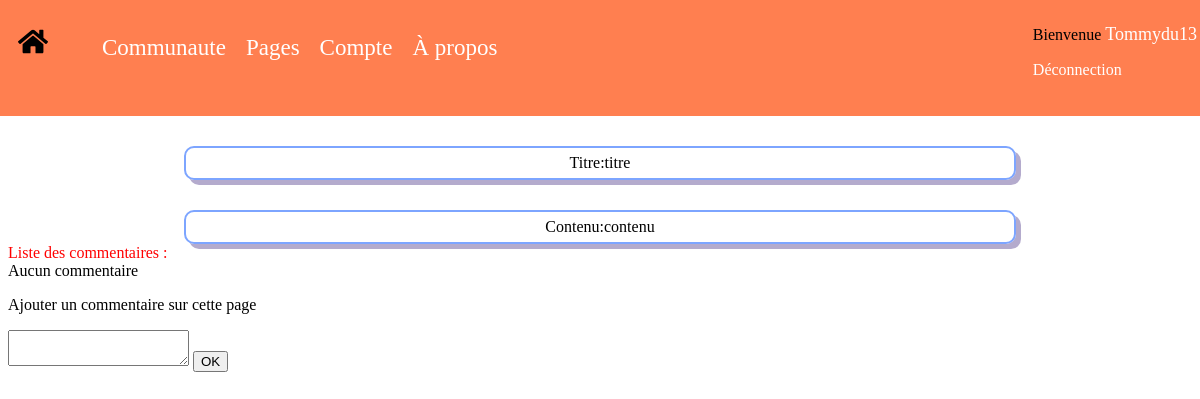
The page /php/page.php?id=5 (signed in) on the database its author committed.
### tables this page shows
CREATE TABLE `users` (
  `id` int(11) NOT NULL,
  `mail` varchar(50) NOT NULL,
  `pseudo` varchar(30) NOT NULL,
  `password` varchar(30) NOT NULL,
  `admin` int(11) NOT NULL DEFAULT '0',
  `last_ip` varchar(15) DEFAULT NULL
);

CREATE TABLE `question` (
  `id` int(11) NOT NULL,
  `titre` text NOT NULL,
  `contenu` text NOT NULL,
  `date` timestamp NULL DEFAULT NULL
);

### php/coBDD.php (the view, shortened to what this page needs)
<?php
$user="root";
$pass="root";
$dbh = new PDO('mysql:host=localhost;dbname=web', $user, $pass);
function connected($dbh){
    $strrequeteTestBan="SELECT status from ips where ip='".$_SERVER["REMOTE_ADDR"]."' and status=1";
    $requeteTestBan=$dbh->prepare($strrequeteTestBan);
    $requeteTestBan->execute();
    $resultban=$requeteTestBan->fetchAll();
    if(isset($_COOKIE["mail"]) && isset($_COOKIE["password"]))
    {
        if(!is_null($_COOKIE["mail"])&&!is_null($_COOKIE["password"]))
            {
                $Comail='SELECT pseudo from users where mail="'.$_COOKIE["mail"].'" and password="'.$_COOKIE["password"].'"';
                $requeteComail=$dbh->prepare($Comail);
                $requeteComail->execute();
                if($requeteComail->rowCount()==1)
                    return true;
                else
                    return false;
}
else
{
    return false;
}
            }
return false;
}
?>
<link rel="stylesheet" type="text/css" href="../css/header.css">
<header id="header_containt">
        <div class="home_button">
                <a href="../php/index.php" class="home_img">
                    <img src="../res/home.svg" />
                </a>
            </div>
            <div id="display_header_links">
                <a href="../html/forum.html" id="community">Communaute</a>&nbsp;&nbsp;&nbsp;&nbsp;
                <div class="dropdown_pages">
                    <a href="../html/pages.html" id="pages">Pages</a>&nbsp;&nbsp;&nbsp;&nbsp;
                </div>
                <?php if(connected($dbh)) { ?>
                <a href="../html/account.html" id="account">Compte</a>&nbsp;&nbsp;&nbsp;&nbsp;
                <?php } ?>
                <a href="..html/about.html" id="about">&Agrave; propos</a>&nbsp;&nbsp;&nbsp;&nbsp;
            </div>
            <div class="display_header_connection_fields">
            <?php if(!connected($dbh)) { ?>
            <form action="#" method="POST">
                    <input name="connection_mail" type="email" placeholder="email"/>
                    <input name="connection_password" type="password" placeholder="mot de passe"/>
                    <input type="submit" value="Connexion" name="submitConnect" class="connection_button"></form>
                <div class="help_account">
                <?php
if(!connected($dbh))
{
?>
<a href="../php/inscription.php" class="account_creation">Pas encore inscrit ?</a>&nbsp;&nbsp;&nbsp;&nbsp;
<?php
}
?>
                    <a href="#" class="password_forgotten">Mot de passe oubli&eacute; ?</a>
                </div>
                <?php
if(isset($_POST['submitConnect']))
{
   checkAccount($dbh);
}
                }
                else{
                    $tmp='SELECT pseudo,password from users where mail="'.$_COOKIE["mail"].'"';
                    $pseudo=$dbh->prepare($tmp);
                    $pseudo->execute();
                    $pseudo2=$pseudo->fetch();
                if(connected($dbh))
                {
                ?>
<p> Bienvenue
    <span class="username_display">
        <?php echo $pseudo2["pseudo"] ?>
    </span>
</p>
<p><a href="action.php?action=deco" class="disconnect_link">Déconnection</a></p>
                <?php
                }
            }
                ?>
            </div>
</header>

### php/page.php (shortened to what this page needs)
<link rel="stylesheet" type="text/css" href="../css/page.css">
<?php
    include("coBDD.php");
    	$page=$dbh->prepare('SELECT * from question where id = '.$_GET["id"]);
        $page->execute();
$count = $page->rowCount();
    if($count==0)
    {
        echo("erreur 404");
        header('Location: index.php');
        exit();
    }
    else {
        foreach($page->fetchAll(PDO::FETCH_ASSOC) as $row) {
            echo('<div class="down">Titre:'.$row["titre"].'</div>');
            echo('<div class="down">Contenu:'.$row["contenu"].'</div>');
        }
        echo "<div class='liste'>Liste des commentaires :</div>";
        $commentaires=$dbh->prepare('SELECT * from commentaire where id_question = '.$_GET["id"].' ORDER BY date');
        $commentaires->execute();
        if($commentaires->rowCount()>0)
{
        foreach($commentaires->fetchAll(PDO::FETCH_ASSOC) as $row) {
            $requete = "SELECT pseudo FROM users WHERE id=".$row["id_auteur"];
            $pseudo = $dbh->query($requete);
            $pseudo2 = $pseudo->fetch();
           echo('<p>'.$pseudo2["pseudo"]." a écrit le : ");
            echo($row["date"]."</p>");
            echo $row["contenu"];
            echo "<br>";
        }
    }
    else
        echo("Aucun commentaire");
}
if(connected($dbh))
{
?>
<p>Ajouter un commentaire sur cette page</p>
<form action="#" method="POST">
<textarea name="textComm" ></textarea>
 <input name="addComment" value="OK" type="submit"/>
</form>
<?php
}
?>

### css/page.css (style rules this page uses)
.down { border: 2px solid #7da5ff; width: 70%; text-align: center; margin: 0 auto; line-height: 30px; border-radius: 10px; box-shadow: 5px 5px #b4abcd; margin-top: 30px; }
.liste { color: red; }

### css/header.css (style rules this page uses)
#header_containt { height: 15%; background-color: coral; margin-top: -10px; margin-right: -20px; margin-left: -10px; }
.home_button { display: inline-block; }
.home_img { width: 30px; height: 40%; margin-left: 20px; margin-top: 30px; display: inline-block; color: sienna; }
#display_header_links { display: inline-block; margin-left: 50px; }
#community { font-size: 23px; text-decoration: none; color: white; }
#pages { font-size: 23px; text-decoration: none; color: white; }
.dropdown_pages { position: relative; display: inline-block; }
#account { font-size: 23px; text-decoration: none; color: white; }
#about { font-size: 23px; text-decoration: none; color: white; }
.display_header_connection_fields { float: right; height: 20px; display: block; padding-top: 10px; padding-right: 15px; }
.disconnect_link { text-decoration: none; color: white; }
.username_display { color: white; font-size: 18px; }

### rows shown on the page
users: pseudo "Tommydu13"
question: titre "titre", contenu "contenu"
